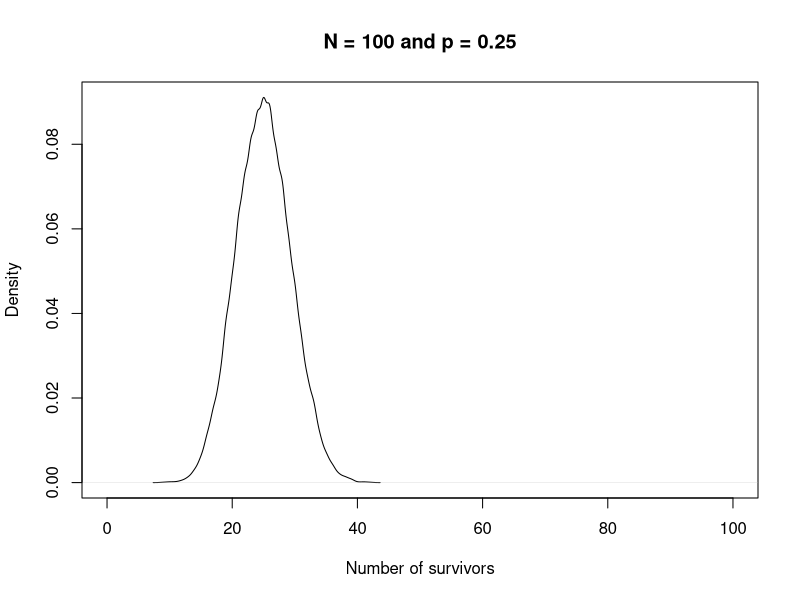
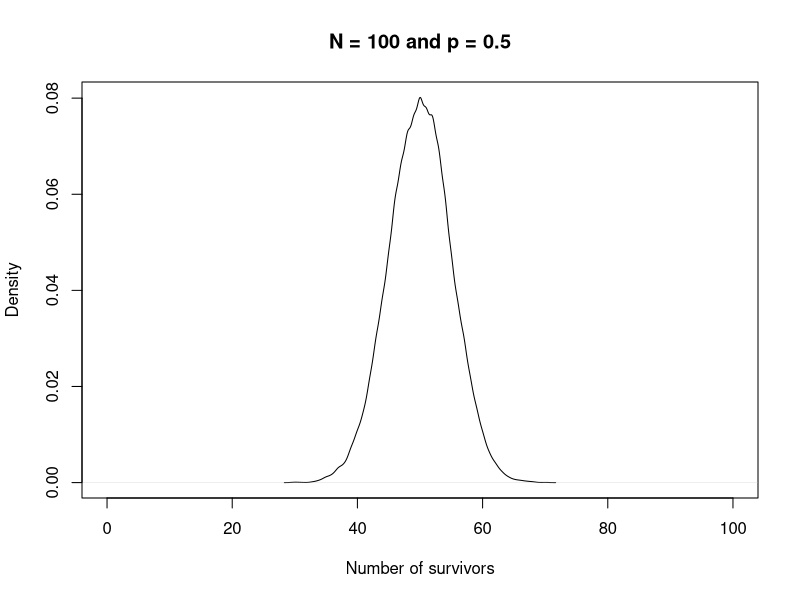
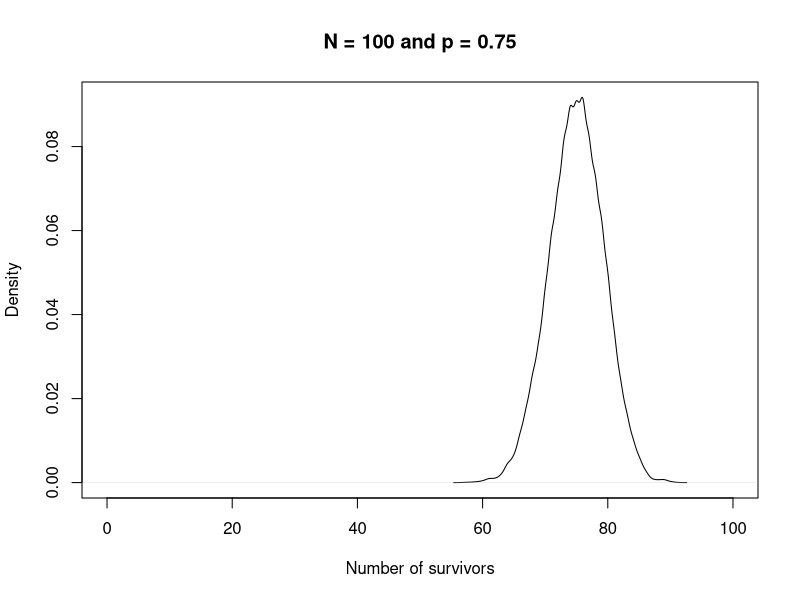
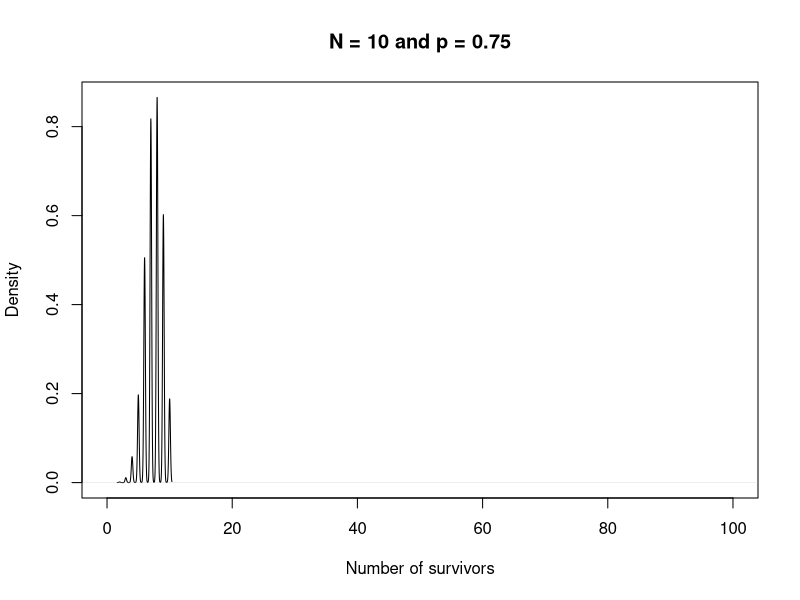
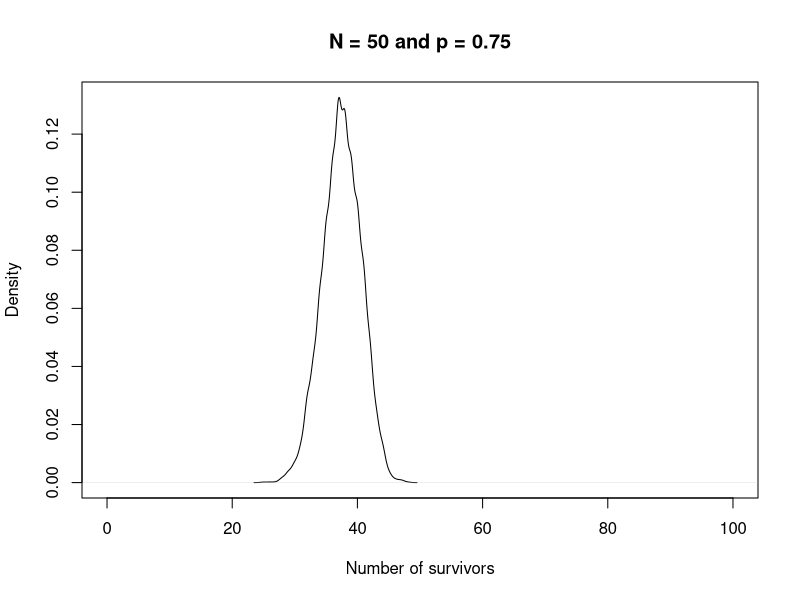
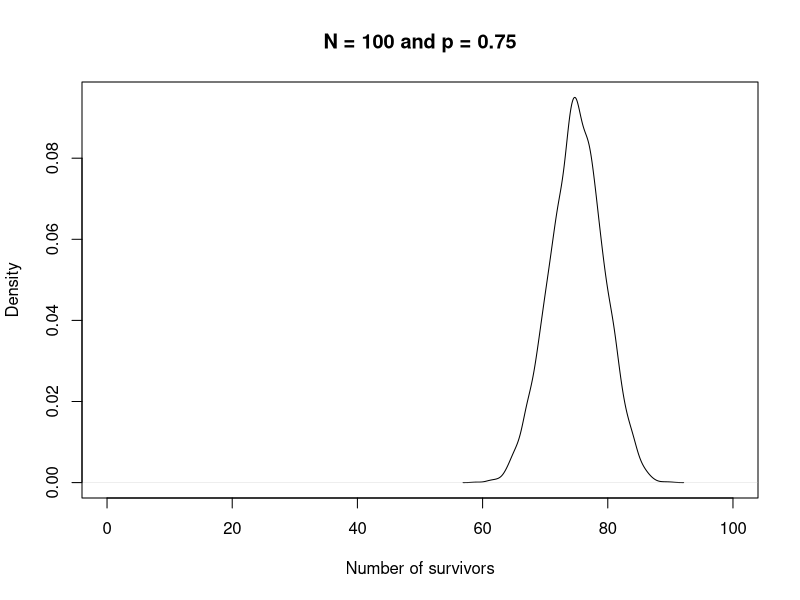
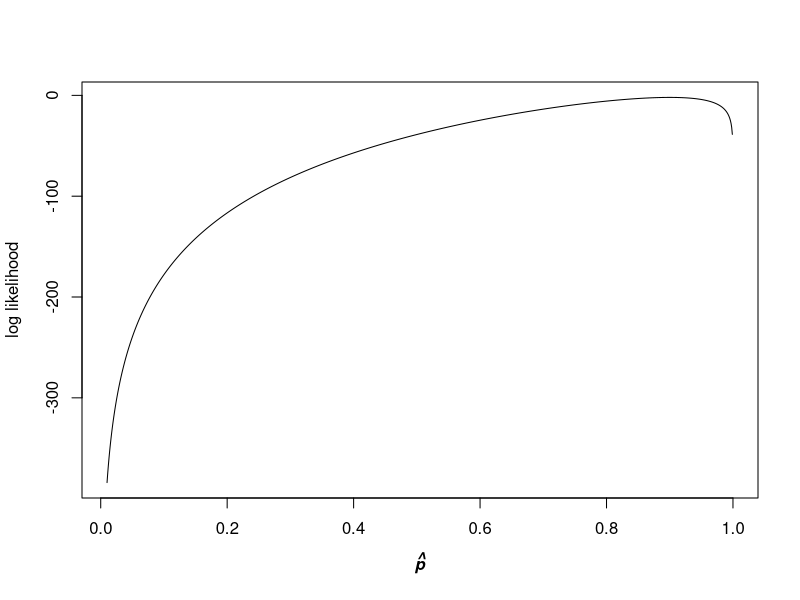
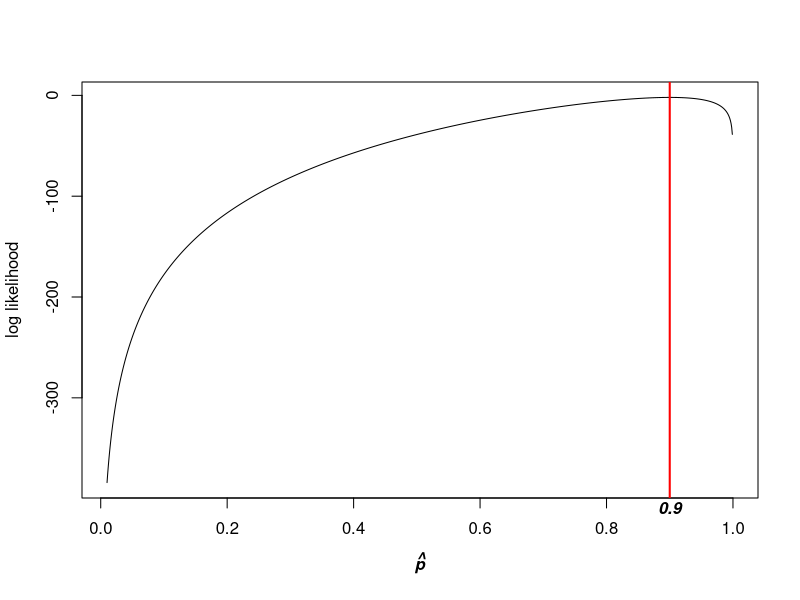

R code for these plots, in order:
## ---- chunk 1
set.seed(300)
reps <- 20000
x <- c(0,100)
N <- 100
p <- 0.25
y <- rbinom(reps,N,p)
plot(density(y), xlim = x, main = paste0("N = ",N," and p = ",p),
     xlab = "Number of survivors")
p <- 0.5
y <- rbinom(reps,N,p)
plot(density(y), xlim = x, main = paste0("N = ",N," and p = ",p),
     xlab = "Number of survivors")
p <- 0.75
y <- rbinom(reps,N,p)
plot(density(y), xlim = x, main = paste0("N = ",N," and p = ",p),
     xlab = "Number of survivors")

## ---- chunk 2
set.seed(300)
reps <- 5000
x <- c(0,100)
N <- 10
p <- 0.75
y <- rbinom(reps,N,p)
plot(density(y), xlim = x, main = paste0("N = ",N," and p = ",p),
     xlab = "Number of survivors")
N <- 50
y <- rbinom(reps,N,p)
plot(density(y), xlim = x, main = paste0("N = ",N," and p = ",p),
     xlab = "Number of survivors")
N <- 100
y <- rbinom(reps,N,p)
plot(density(y), xlim = x, main = paste0("N = ",N," and p = ",p),
    xlab = "Number of survivors")

## ---- chunk 3
dbinom(90,100,0.85)
## ---- chunk 4
pbinom(90,100,0.85,lower.tail=F)
## ---- chunk 5
## Initialize the sample
n <- 100 # number of trials
k <- 90 # number of occurrences

## Because we're using likelihood now, we want to consider many values for p
pvec<-seq(0.01,1,by=0.001)

## Write the log likelihood function for a binomial process
binom.loglik<-function(n,k,p){log(choose(n,k))+k*log(p)+(n-k)*log(1-p)}

## compute and plot the values for p and associated log likelihood
plot(pvec, binom.loglik(n,k,pvec), type="l",
     xlab=expression(bolditalic(hat(p))), ylab="log likelihood")
## ---- chunk 6
## find the vector index where loglik is max,and lookup that value in p-vector
pStar <- pvec[which(binom.loglik(n,k,pvec)==max(binom.loglik(n,k,pvec)))]
plot(pvec, binom.loglik(n,k,pvec), type="l",
     xlab=expression(bolditalic(hat(p))), ylab="log likelihood")
abline(v=pStar,col="red",lwd=2)
mtext(pStar, 1, at=pStar, font=4) 
## ---- chunk 7
plot(pvec, binom.loglik(n,k,pvec), type="l",
     xlab=expression(bolditalic(hat(p))), ylab="log likelihood")
abline(h=max(binom.loglik(n,k,pvec)))
abline(h=max(binom.loglik(n,k,pvec))-qchisq(0.95,1))
## ---- chunk 8
xZoom <- c(max(0,pStar-0.25),min(1,pStar+0.25))
yZoom <- c(c(-10,10)+max(binom.loglik(n,k,pvec))-qchisq(0.95,1))
plot(pvec, binom.loglik(n,k,pvec), type="l",
     xlab=expression(bolditalic(hat(p))), ylab="log likelihood",
     xlim=xZoom,ylim=yZoom)
abline(h=max(binom.loglik(n,k,pvec)))
abline(h=max(binom.loglik(n,k,pvec))-qchisq(0.95,1))
abline(v=pStar,col="red",lwd=2)
## ---- chunk 9
offset <- binom.loglik(n,k,pStar)-qchisq(0.95,1)
pvec[which(binom.loglik(n,k,pvec)==offset)] #only have descrete values, there is a smothed line drawn but no point where they intercect. 
## ---- chunk 10
# define analytic function to compute loglikelihood as function of theta
# here, we want the binomial function and we are interested in values for p
# n and k are assumed to be specified in the workspace - won't work otherwise
log.lik <- function(theta){
  logL = sum(dbinom(k,n,theta,log=T)) # get densities, liklihood bernoulii
  return(-logL)
}

# get mle using optimize() to numerically optimize over full parameter space
# see that we get the same result as we got using plug'n'chug above
mle <- optimize(log.lik,c(0,1)) #to move around [0,1] space
mle

# render the plot again
plot(pvec, binom.loglik(n,k,pvec), type="l", xlim=xZoom, ylim=yZoom,
     xlab=expression(bolditalic(hat(p))), ylab="log likelihood")

# add a vertical line to indicate the MLE
abline(v=mle$minimum,lty=3)

# now add horizontal lines to indicate ML and the 95% liklihood profile
abline(h=-mle$objective)
abline(h=-mle$objective-qchisq(0.95,1))

# now solve for the endpoints of the 95% profile likelihood using uniroot()
# uniroot() searches for a single solution across a specified interval
# if the interval contains >1 root, it complains
# so I've split the interval using the known midpoint (pStar)
prof=-mle$objective-qchisq(0.95,1)
lowlim <- uniroot(function(z) Vectorize(log.lik)(z)+prof,c(0,pStar))$root
uplim <- uniroot(function(z) Vectorize(log.lik)(z)+prof,c(pStar,1))$root

# check that we got the correct roots
# should cross the intersection of profile line and logL curve
abline(v=lowlim,col="red",lty=2)
abline(v=uplim,col="red",lty=2)

# now output the specific numbers on the plot
text(lowlim,0,round(lowlim,3))
text(uplim,0,round(uplim,3))
text(pStar,0,round(pStar,3),font=4)
## ---- chunk 11
# [z|alpha,beta]
set.seed(100)

z<-rlnorm(3,log(1000),3)
alpha <- log(median(z))


#if assuming
mn <- seq(0.1,)
# plug in z for lognormal 
dlnorm(z[1])*dlnorm(z[2])*dlnorm(z[3])

